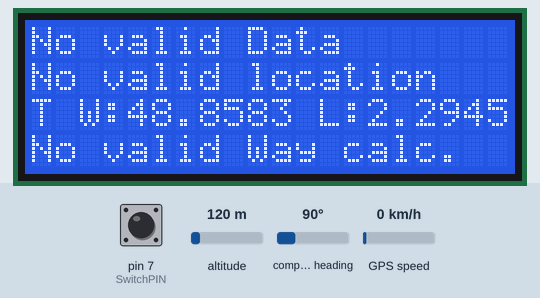
The sketch below on a simulated Arduino Uno, built with avr-gcc and run on an emulated ATmega328P. Shown: 20×4 character LCD. The inputs (shaded band) are chosen by the test bench; at power-on: pin 7 (SwitchPIN) HIGH, altitude 120 m, GPS speed 0 km/h, compass heading 90°. The GPS gets a fix after 3 s at 37.7749, -122.4194 with 8 satellites.

Above: at 1.2 s.
1.3 s: pin 7 (SwitchPIN) pulled LOW for 0.15 s
At 1.8 s:
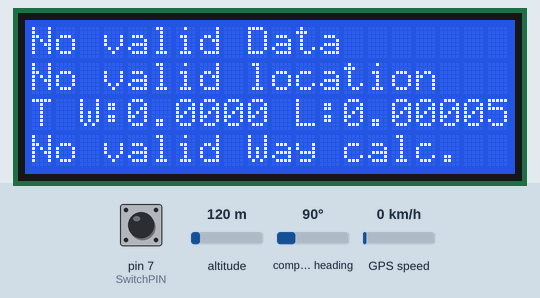
4.4 s: pin 7 (SwitchPIN) pulled LOW for 1 s
At 6.5 s:
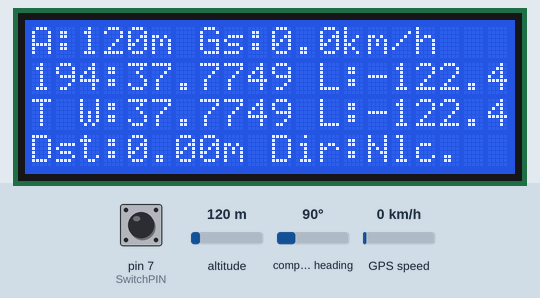
6.9 s: altitude set to 20 m
9.9 s: GPS speed set to 2 km/h
At 11.6 s:
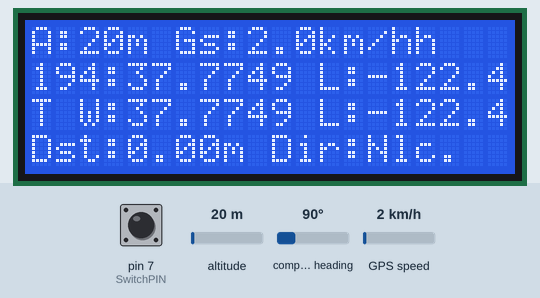
11.9 s: altitude set to 250 m
14.9 s: GPS speed set to 30 km/h
At 15.9 s:
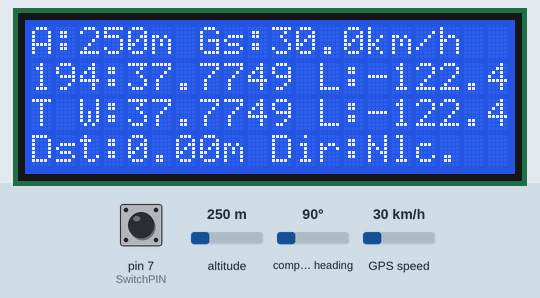
Timing chart, 0 to 17.9 s (numbered marks = the images above; inputs shaded):
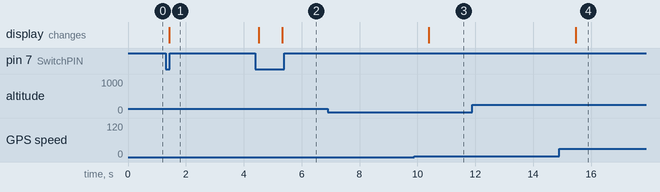

The sketch:

LCD_GPS_Monitor_Teil_2.ino
```cpp
// GPS Empänger mit Navigation 2020 Tobias Kuch GPL 3.0
#define SwitchPIN 7
#include <LiquidCrystal_I2C.h>
#include <SoftwareSerial.h>
#include <TinyGPS++.h>
LiquidCrystal_I2C lcd(0x27,20,4);  // set the LCD address to 0x27 for a 20 chars and 4 line display

TinyGPSPlus gps;
SoftwareSerial ss(4, 3);


float TargetGpsLAT = 48.85826;  // Coordinates EIFFEL_TOWER in France
float TargetGpsLON = 2.294516;
bool DistanceInKM = false;
bool Button1Pressed = false;
double Distance = 0;
double courseToT = 0;

void setup()
{
  Serial.begin(9600);
  pinMode(SwitchPIN, INPUT_PULLUP); // Setzt den Digitalpin 13 als Outputpin
  lcd.init();                      // initialize theI2C lcd
  lcd.backlight();
  lcd.setCursor(0,0);
  lcd.clear();
  ss.begin(9600);
  smartdelay(1);
}

void loop()
{
if (gps.altitude.isValid())
    {
    if (gps.altitude.isUpdated()||gps.satellites.isUpdated()||gps.speed.isValid() )
      {
      lcd.setCursor(0,0);
      lcd.print("A:");
      lcd.print(gps.altitude.meters(),0); // Altitude in meters (double)
      lcd.print("m ");
      lcd.print("Gs:");
      lcd.print(gps.speed.kmph(),1);
      lcd.print("km/h");
      }
    } else
    {
    lcd.setCursor(0,0);
    lcd.print("No valid Data       ");
    }
if (gps.location.isValid())
    {
    if (gps.location.isUpdated())
      {
      lcd.setCursor(0,1);
      lcd.print("P W:");
      lcd.print(gps.location.lat(), 4); // Raw longitude in whole degrees
      lcd.print(" L:");
      lcd.print(gps.location.lng(), 4); // Raw longitude in whole degrees
      }
    } else
    {
    lcd.setCursor(0,1);
    lcd.print("No valid location   ");
    }

if (TargetGpsLAT < 90 & TargetGpsLON < 180  )
    {
    lcd.setCursor(0,2);
    lcd.print("T W:");
    lcd.print(TargetGpsLAT, 4); // Raw longitude in whole degrees
    lcd.print(" L:");
    lcd.print(TargetGpsLON, 4); // Raw longitude in whole degrees
    } else
    {
    lcd.setCursor(0,2);
    lcd.print("No valid Target     ");
    }

if (gps.location.isValid() & TargetGpsLAT < 90 & TargetGpsLON < 180 )
    {
      DistanceInKM = false;
      Distance = gps.distanceBetween(gps.location.lat(),gps.location.lng(),TargetGpsLAT,TargetGpsLON);
      courseToT = gps.courseTo(gps.location.lat(),gps.location.lng(),TargetGpsLAT,TargetGpsLON);
      if (Distance > 1000)
        {
        Distance = Distance / 1000;
        DistanceInKM = true;
        }
      lcd.setCursor(0,3);
      lcd.print("Dst:");
      lcd.print(Distance);
      if(DistanceInKM)  {lcd.print("km ");} else { lcd.print("m "); }
      lcd.print("Dir:");
      lcd.print(gps.cardinal(courseToT));
    } else
    {
    lcd.setCursor(0,3);
    lcd.print("No valid Way calc.  ");
    }

smartdelay(5000);
}

static void smartdelay(unsigned long ms)
{
  unsigned long start = millis();
  do
  {
    if (!(digitalRead(SwitchPIN)))   // read the input pin
      {
      delay(100);   //debouncing
      if (!Button1Pressed)
        {
        Button1Pressed = true;
        TargetGpsLAT = gps.location.lat();
        TargetGpsLON = gps.location.lng();
        lcd.setCursor(0,2);
        lcd.print("T W:");
        lcd.print(TargetGpsLAT, 4); // Raw longitude in whole degrees
        lcd.print(" L:");
        lcd.print(TargetGpsLON, 4); // Raw longitude in whole degrees
        }
      }  else
      {
      Button1Pressed = false;
      }

    while (ss.available())
      gps.encode(ss.read());
  } while (millis() - start < ms);
}
```

Measured:
- after the input at 1.3 s, the display: changes after 0.12 s (image 1)
- after the input at 4.4 s, the display: first changes after 0.12 s (image 2 shows a later state)
- after the input at 6.9 s, every drawn part: stays the same
- after the input at 9.9 s, the display: changes after 0.50 s (image 3)
- after the input at 11.9 s, every drawn part: stays the same
- after the input at 14.9 s, the display: changes after 0.58 s (image 4)
